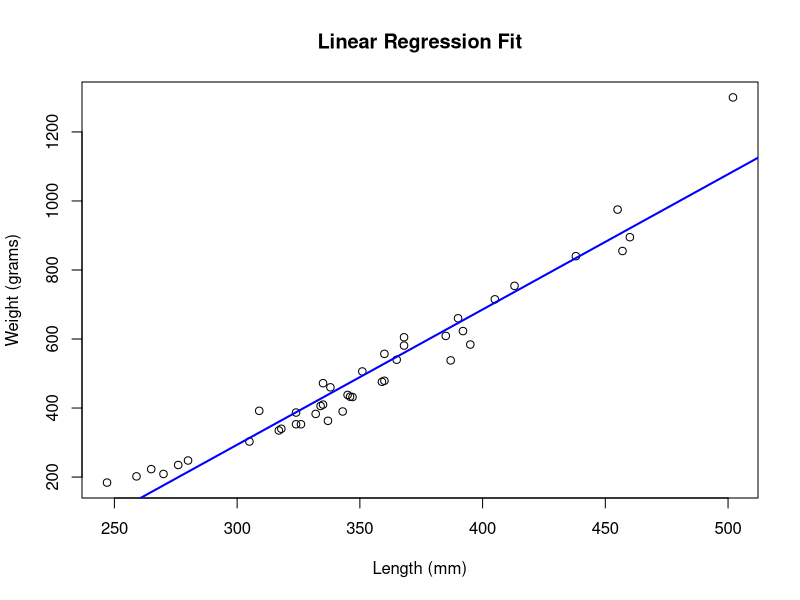
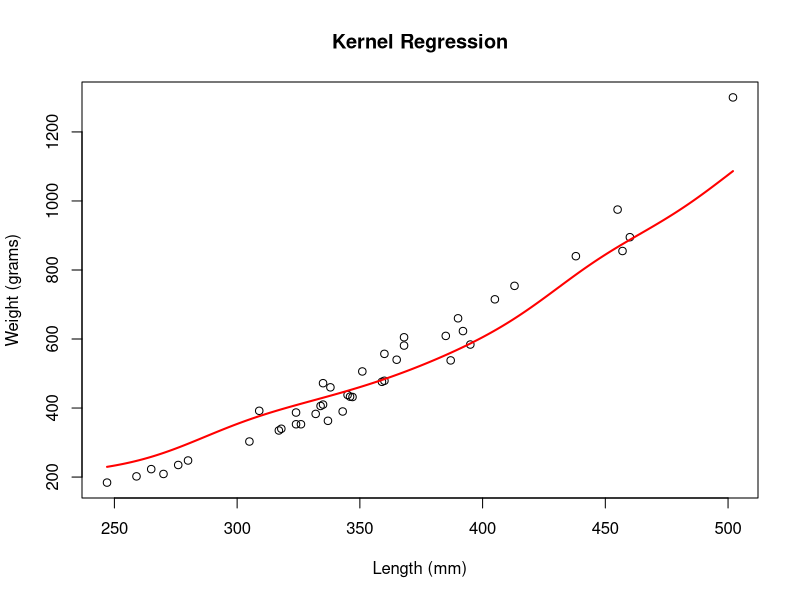
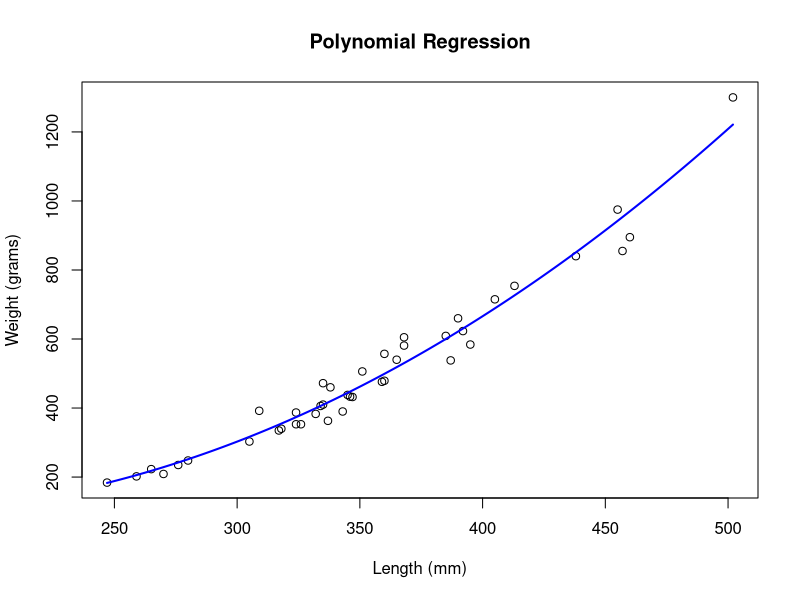

Here is the R script that generated these plots, in order:
# =========================

# Load Data

# =========================

trout <- read.csv("data/trout.csv")

# =========================

# Linear Regression

# =========================

linear_model <- lm(Weight ~ Length, data = trout)

plot(trout$Length, trout$Weight,
xlab = "Length (mm)",
ylab = "Weight (grams)",
main = "Linear Regression Fit")

abline(linear_model, col = "blue", lwd = 2)

# =========================

# LOOCV - Linear Regression

# =========================

n <- nrow(trout)
errors <- numeric(n)

for (i in 1:n) {
train <- trout[-i, ]
test  <- trout[i, ]

model <- lm(Weight ~ Length, data = train)
pred  <- predict(model, newdata = test)

errors[i] <- (test$Weight - pred)^2
}

linear_loocv <- sqrt(mean(errors))

# =========================

# 5-Fold CV - Linear Regression

# =========================

k <- 5
folds <- sample(rep(1:k, length.out = n))

for (j in 1:k) {
test_idx <- which(folds == j)

train <- trout[-test_idx, ]
test  <- trout[test_idx, ]

model <- lm(Weight ~ Length, data = train)
pred  <- predict(model, newdata = test)

errors[test_idx] <- (test$Weight - pred)^2
}

linear_kfold <- sqrt(mean(errors))

# =========================

# Kernel Regression

# =========================

x <- trout$Length
y <- trout$Weight
h <- 30

kernel_fit <- function(x0, x, y, h) {
w <- exp(-0.5 * ((x0 - x)/h)^2)
sum(w * y) / sum(w)
}

xgrid <- seq(min(x), max(x), length.out = 200)
yhat  <- sapply(xgrid, kernel_fit, x = x, y = y, h = h)

plot(x, y,
xlab = "Length (mm)",
ylab = "Weight (grams)",
main = "Kernel Regression")

lines(xgrid, yhat, col = "red", lwd = 2)

# LOOCV - Kernel

for (i in 1:n) {
x_train <- x[-i]
y_train <- y[-i]

w <- exp(-0.5 * ((x[i] - x_train)/h)^2)
pred <- sum(w * y_train) / sum(w)

errors[i] <- (y[i] - pred)^2
}

kernel_loocv <- sqrt(mean(errors))

# =========================

# Polynomial Regression

# =========================

trout$Length2 <- trout$Length^2

poly_model <- lm(Weight ~ Length + Length2, data = trout)

xgrid <- seq(min(trout$Length), max(trout$Length), length = 200)

yhat <- predict(poly_model,
newdata = data.frame(
Length = xgrid,
Length2 = xgrid^2
))

plot(trout$Length, trout$Weight,
xlab = "Length (mm)",
ylab = "Weight (grams)",
main = "Polynomial Regression")

lines(xgrid, yhat, col = "blue", lwd = 2)

# LOOCV - Polynomial

for (i in 1:n) {
train <- trout[-i, ]
test  <- trout[i, ]

model <- lm(Weight ~ Length + I(Length^2), data = train)
pred  <- predict(model, newdata = test)

errors[i] <- (test$Weight - pred)^2
}

poly_loocv <- sqrt(mean(errors))

# =========================

# Summary of Results

# =========================

results <- data.frame(
Model = c("Linear", "Kernel", "Polynomial"),
LOOCV_Error = c(linear_loocv, kernel_loocv, poly_loocv)
)

print(results)
